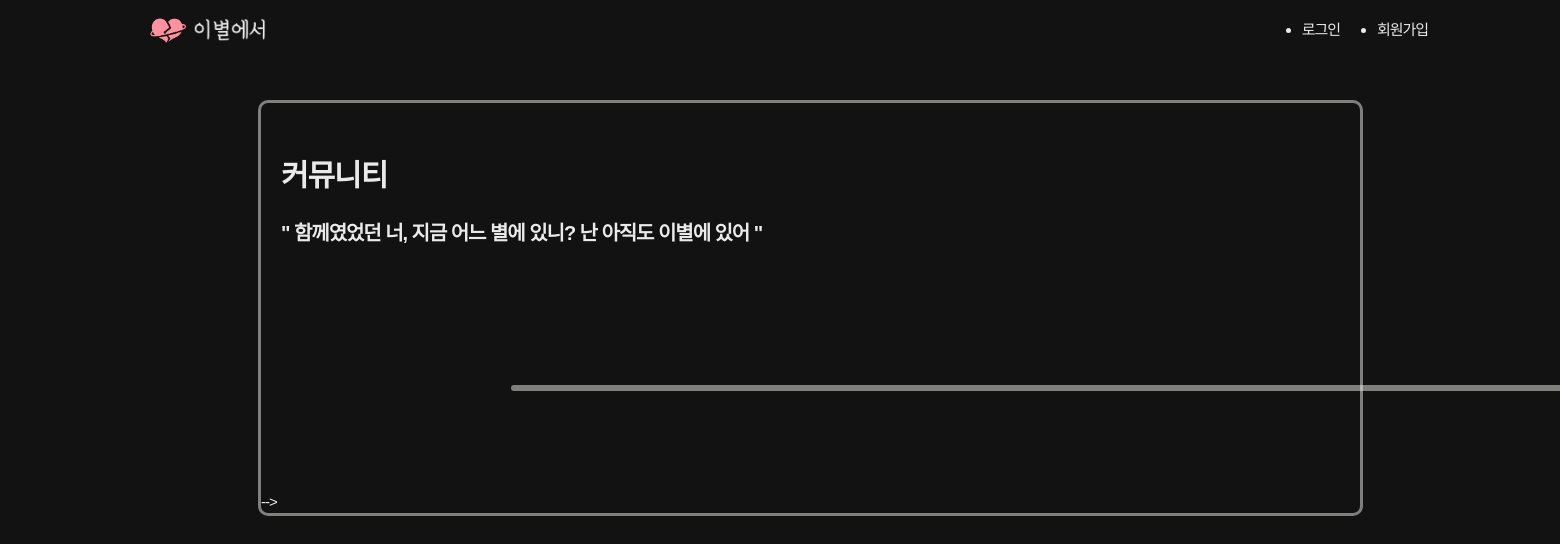
The app's page /blogApp/main/, older data.
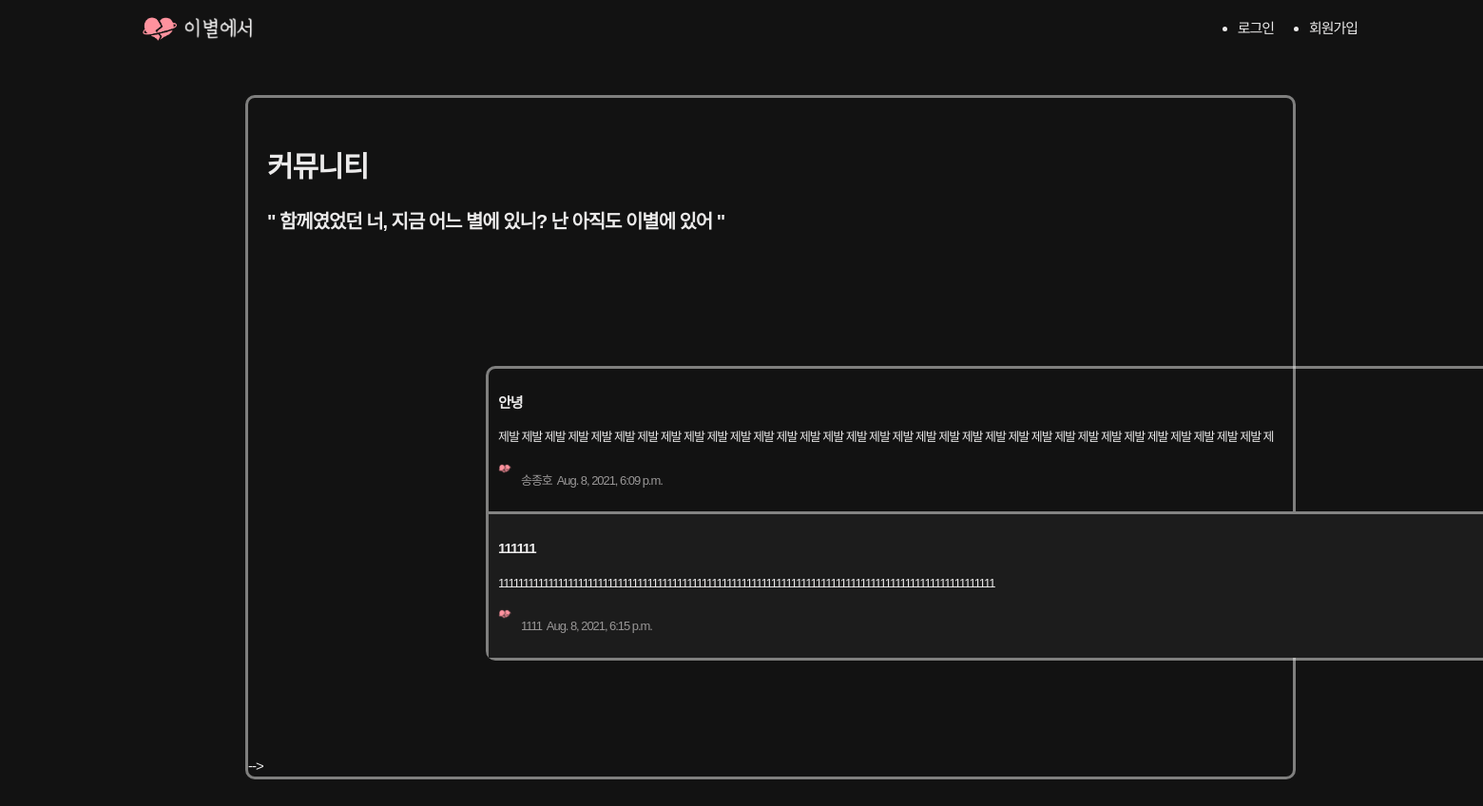
The same page, newer data.
### blogApp/models.py (models this page shows, shortened)
class Blog(models.Model) :
    title = models.CharField(max_length=200)         # 제목
    writer = models.CharField(max_length=100)        # 작성자
    pub_date = models.DateTimeField()                # 게시물 올린 날짜
    body = models.TextField()   #게시물의 내용
    def summary(self):
        return self.body[:100]  # 100자만 볼 수 있도록 설정

### blogApp/views.py (the view)
# urls.py: path('main/',mainBlog,name="mainBlog"),
def mainBlog(request):
    blogs = Blog.objects.all()
    return render(request,'main_blog.html',{'blogs' : blogs})

### blogApp/templates/main_blog.html (shortened to what this page needs)
{% extends 'base.html' %}
{% block content %}
    {% load static %}
    <link
      rel="stylesheet"
      href="https://cdn.jsdelivr.net/npm/reset-css@5.0.1/reset.min.css"
    />
    <link rel="stylesheet" href="https://cdn.jsdelivr.net/npm/reset-css@5.0.1/reset.min.css" />
    {% load static %}
    <link rel="stylesheet" href="{% static 'common.css' %}">
    <link rel="stylesheet" href="{% static 'community.css' %}">
</head>
<body>
    <div class="inner__content">
        <div class="pageInfo">
            <h1>커뮤니티</h1>
            <h2>" 함께였었던 너, 지금 어느 별에 있니? 난 아직도 이별에 있어 "</h2>
        </div>
        <div class="container">
            {% load static %}
            {%for blog in blogs%}
            <a href="{%url 'detailBlog' blog.id %}" class="postItemBox">
                <div class="postTitleContentBox">
                    <p class="title">{{blog.title}}</p>
                    <p class="content"> {{blog.summary}}</p>
                </div>
                <div class="postWriterPubDateBox">
                    <img src="{% static 'fromFarewell.png' %}" class="writerImage">
                    <p class="writer">{{blog.writer}}</p>
                    <p class="pubDate">{{blog.pub_date}}</p>
                </div>
            </a>
            {% endfor %}
        </div>
    </div>
</body>
</html>
{% endblock %}

Row changes from the older to the newer data that the page shows:
added Blog: title "안녕", summary "제발 제발 제발 제발 제발 제발 제발 제발 제발 제발 제발 제발 제발 제발 제발 제발 제발 제발 제발 제발 제발 제발 제발 제발 제발 제발 제발 제발 제발 제발 제발 제발 제발 제", writer "송종호", pub_date "Aug. 8, 2021, 6:09 p.m."
added Blog: title "111111", summary "1111111111111111111111111111111111111111111111111111111111111111111111111111111111111111111111111111", writer "1111", pub_date "Aug. 8, 2021, 6:15 p.m."
